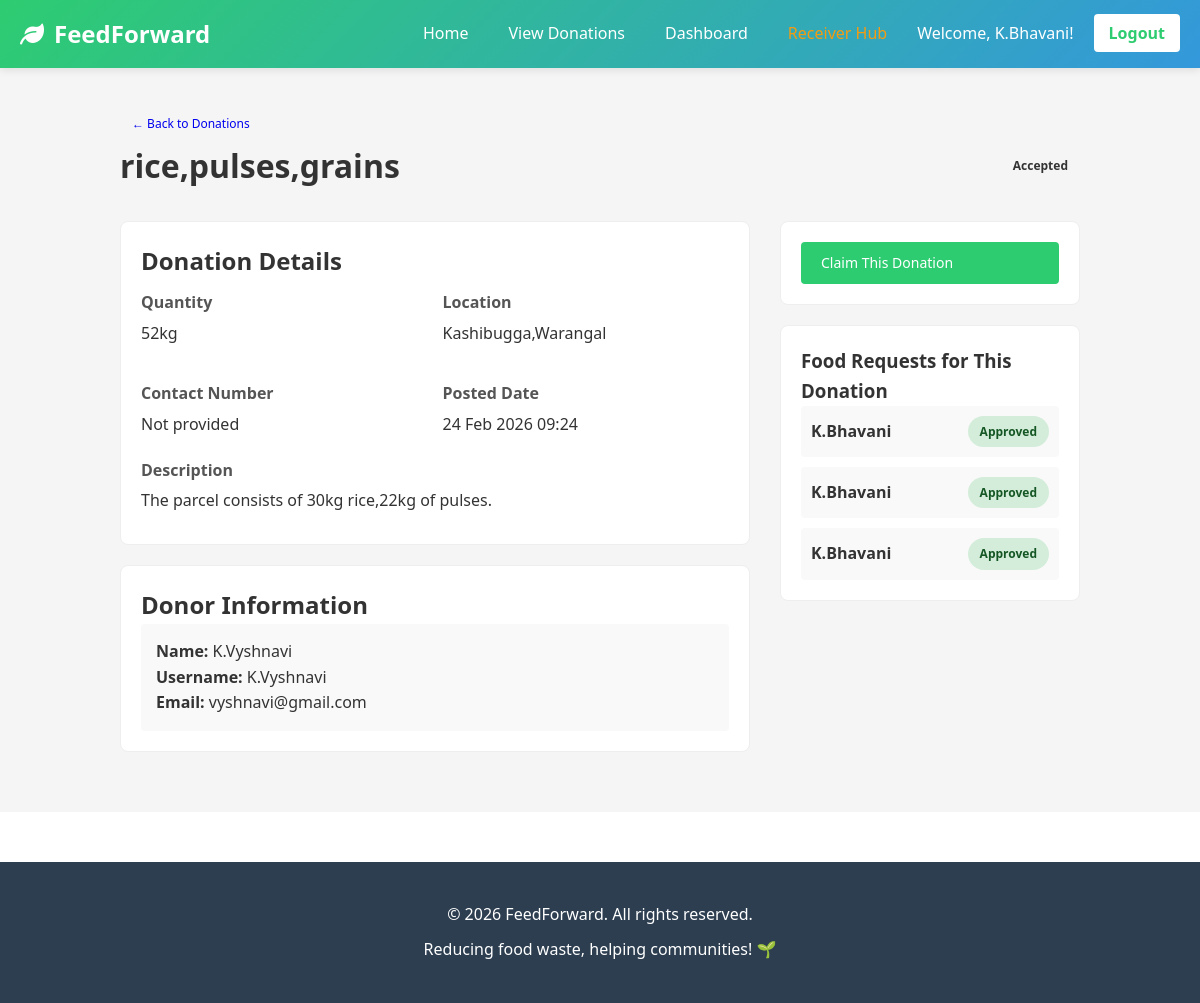
Screenshot of /donations/1/ (signed in) with the database file from the repository.
### foodapp/models.py (models this page shows, shortened)
class Donation(models.Model):
    STATUS_CHOICES = [
        ('Pending', 'Pending'),
        ('Claimed', 'Claimed'),
        ('Accepted', 'Accepted'),
        ('Completed', 'Completed'),
    ]
    donor = models.ForeignKey(User, on_delete=models.CASCADE, related_name='donations')
    food_name = models.CharField(max_length=200)
    quantity = models.CharField(max_length=100)
    location = models.CharField(max_length=300)
    contact_number = models.CharField(max_length=15, blank=True, null=True)
    description = models.TextField(blank=True)
    status = models.CharField(max_length=20, choices=STATUS_CHOICES, default='Pending')
    claimed_by = models.ForeignKey(User, on_delete=models.SET_NULL, null=True, blank=True, related_name='claimed_donations')
    created_at = models.DateTimeField(auto_now_add=True)
    class Meta:
        ordering = ['-created_at']

class FoodRequest(models.Model):
    STATUS_CHOICES = [
        ('pending', 'Pending'),
        ('approved', 'Approved'),
        ('rejected', 'Rejected'),
        ('completed', 'Completed'),
    ]
    ngo = models.ForeignKey(User, on_delete=models.CASCADE, related_name='food_requests')
    donation = models.ForeignKey(Donation, on_delete=models.CASCADE, related_name='requests', null=True, blank=True)
    food_type = models.CharField(max_length=200)
    quantity_needed = models.CharField(max_length=100)
    location = models.CharField(max_length=300)
    contact_number = models.CharField(max_length=15, blank=True, null=True)
    status = models.CharField(max_length=20, choices=STATUS_CHOICES, default='pending')
    requested_at = models.DateTimeField(auto_now_add=True)
    updated_at = models.DateTimeField(auto_now=True)
    notes = models.TextField(blank=True)
    class Meta:
        ordering = ['-requested_at']

### foodapp/views.py (the view)
# urls.py: path('donations/<int:id>/', views.donation_detail, name='donation_detail'),
def donation_detail(request, id):
    donation = get_object_or_404(Donation, id=id)
    requests = FoodRequest.objects.filter(donation=donation)
    context = {
        'donation': donation,
        'requests': requests,
    }
    return render(request, 'donation_detail.html', context)

### templates/donation_detail.html (shortened to what this page needs)
{% extends 'base.html' %}
{% block content %}
<div class="donation-detail-container">
    <a href="{% url 'view_donations' %}" class="btn btn-small">&larr; Back to Donations</a>
    <div class="donation-detail-card">
        <div class="detail-header">
            <h1>{{ donation.food_name }}</h1>
            <span class="status-badge status-{{ donation.status }}">
                {{ donation.get_status_display }}
            </span>
        </div>
        <div class="detail-content">
            <div class="detail-main">
                <section class="detail-section">
                    <h2>Donation Details</h2>
                    <div class="detail-grid">
                        <div class="detail-item">
                            <label>Quantity</label>
                            <p>{{ donation.quantity }}</p>
                        </div>
                        <div class="detail-item">
                            <label>Location</label>
                            <p>{{ donation.location }}</p>
                        </div>
                        <div class="detail-item">
                            <label>Contact Number</label>
                            <p>{{ donation.contact_number|default:"Not provided" }}</p>
                        </div>
                        <div class="detail-item">
                            <label>Posted Date</label>
                            <p>{{ donation.created_at|date:"d M Y H:i" }}</p>
                        </div>
                    </div>
                    {% if donation.description %}
                        <div class="detail-item full-width">
                            <label>Description</label>
                            <p>{{ donation.description }}</p>
                        </div>
                    {% endif %}
                </section>
                <section class="detail-section">
                    <h2>Donor Information</h2>
                    <div class="donor-info">
                        <p><strong>Name:</strong> {{ donation.donor.get_full_name|default:donation.donor.username }}</p>
                        <p><strong>Username:</strong> {{ donation.donor.username }}</p>
                        <p><strong>Email:</strong> {{ donation.donor.email }}</p>
                    </div>
                </section>
            </div>
            <aside class="detail-sidebar">
                <div class="action-card">
                    {% if user.is_authenticated %}
                        {% if user == donation.donor %}
                            <p class="info-text">This is your donation</p>
                        {% else %}
                            <a href="{% url 'claim_donation' donation.id %}" class="btn btn-primary btn-block">
                                Claim This Donation
                            </a>
                        {% endif %}
                    {% else %}
                        <p class="info-text">Please <a href="{% url 'login' %}">login</a> to claim this donation.</p>
                    {% endif %}
                </div>
                {% if requests %}
                    <div class="requests-card">
                        <h3>Food Requests for This Donation</h3>
                        <div class="requests-list">
                            {% for request in requests %}
                                <div class="request-item">
                                    <p><strong>{{ request.ngo.username }}</strong></p>
                                    <span class="status-badge status-{{ request.status }}">
                                        {{ request.get_status_display }}
                                    </span>
                                </div>
                            {% endfor %}
                        </div>
                    </div>
                {% endif %}
            </aside>
        </div>
    </div>
</div>
{% endblock %}

### templates/base.html (shortened to what this page needs)
<!DOCTYPE html>
<html lang="en">
<head>
    {% load static %}
    <link rel="stylesheet" href="{% static 'css/style.css' %}">
    <link rel="stylesheet" href="https://cdnjs.cloudflare.com/ajax/libs/font-awesome/6.0.0/css/all.min.css">
</head>
<body>
    <nav class="navbar">
        <div class="nav-container">
            <div class="nav-logo">
                <i class="fas fa-leaf"></i> FeedForward
            </div>
            <ul class="nav-menu">
                <li><a href="{% url 'home' %}">Home</a></li>
                <li><a href="{% url 'view_donations' %}">View Donations</a></li>
                {% if user.is_authenticated %}
                    <li><a href="{% url 'dashboard' %}">Dashboard</a></li>
                    {% if user.ngo_profile %}
                        <li><a href="{% url 'receiver_dashboard' %}" style="color: #f39c12;">Receiver Hub</a></li>
                    {% endif %}
                    <li><span>Welcome, {{ user.username }}!</span></li>
                    <li><a href="{% url 'logout' %}" class="logout-btn">Logout</a></li>
                {% else %}
                    <li><a href="{% url 'login' %}">Login</a></li>
                    <li><a href="{% url 'register' %}" class="register-btn">Register</a></li>
                {% endif %}
            </ul>
        </div>
    </nav>
    <main class="main-content">
        {% block content %}{% endblock %}
    </main>
    <footer class="footer">
        <div class="footer-content">
            <p>&copy; 2026 FeedForward. All rights reserved.</p>
            <p>Reducing food waste, helping communities! 🌱</p>
        </div>
    </footer>
    {% load static %}
</body>
</html>

### static/css/style.css (style rules this page uses)
* { margin: 0; padding: 0; box-sizing: border-box; }
:root { --primary-color: #2ecc71; --secondary-color: #3498db; --danger-color: #e74c3c; --warning-color: #f39c12; --success-color: #27ae60; --text-color: #333; --light-gray: #f5f5f5; --border-color: #ddd; --shadow: 0 2px 8px rgba(0, 0, 0, 0.1); }
body { font-family: 'Segoe UI', Tahoma, Geneva, Verdana, sans-serif; color: var(--text-color); line-height: 1.6; background-color: #fff; }
.navbar { background: linear-gradient(135deg, var(--primary-color), var(--secondary-color)); color: white; padding: 0; box-shadow: var(--shadow); position: sticky; top: 0; z-index: 100; }
.nav-container { max-width: 1200px; margin: 0 auto; display: flex; justify-content: space-between; align-items: center; padding: 15px 20px; }
.nav-logo { font-size: 24px; font-weight: bold; display: flex; align-items: center; gap: 10px; }
.nav-menu { display: flex; list-style: none; gap: 20px; align-items: center; }
.nav-menu a { color: white; text-decoration: none; transition: opacity 0.3s; padding: 5px 10px; }
.register-btn, .logout-btn { background: white; color: var(--primary-color) !important; padding: 8px 15px !important; border-radius: 4px; font-weight: bold; }
.main-content { min-height: calc(100vh - 120px); background: var(--light-gray); padding: 20px 0; }
.btn { display: inline-block; padding: 10px 20px; border-radius: 4px; text-decoration: none; transition: all 0.3s; border: none; cursor: pointer; font-size: 14px; font-weight: 500; }
.btn-primary { background: var(--primary-color); color: white; }
.btn-small { padding: 6px 12px; font-size: 12px; }
.status-badge { padding: 6px 12px; border-radius: 20px; font-size: 12px; font-weight: bold; white-space: nowrap; }
.status-badge.status-approved { background: #d4edda; color: #155724; }
.footer { background: #2c3e50; color: white; padding: 30px 20px; margin-top: 50px; }
.footer-content { max-width: 1200px; margin: 0 auto; text-align: center; }
.footer-content p { margin: 10px 0; }

### templates/donation_detail.html (style rules this page uses)
.donation-detail-container { max-width: 1000px; margin: 0 auto; padding: 20px; }
.detail-header { display: flex; justify-content: space-between; align-items: center; margin-bottom: 30px; }
.detail-header h1 { margin: 0; }
.detail-content { display: grid; grid-template-columns: 1fr 300px; gap: 30px; }
.detail-section { background: white; padding: 20px; border-radius: 8px; margin-bottom: 20px; border: 1px solid #eee; }
.detail-grid { display: grid; grid-template-columns: repeat(2, 1fr); gap: 15px; }
.detail-item { padding: 10px 0; }
.detail-item label { display: block; font-weight: bold; color: #555; margin-bottom: 5px; }
.detail-item p { margin: 0; color: #333; }
.detail-item.full-width { grid-column: 1 / -1; }
.donor-info { background: #f9f9f9; padding: 15px; border-radius: 4px; }
.action-card, .requests-card { background: white; padding: 20px; border-radius: 8px; border: 1px solid #eee; }
.requests-card { margin-top: 20px; }
.requests-list { display: flex; flex-direction: column; gap: 10px; }
.request-item { padding: 10px; background: #f9f9f9; border-radius: 4px; display: flex; justify-content: space-between; align-items: center; }
.request-item p { margin: 0; }
.btn-block { width: 100%; }

### rows the page displays
Donation: food_name "rice,pulses,grains", status "Accepted", quantity "52kg", location "Kashibugga,Warangal", contact_number "Not provided", created_at "24 Feb 2026 09:24", description "The parcel consists of 30kg rice,22kg of pulses.", donor.get_full_name "K.Vyshnavi", donor.username "K.Vyshnavi", donor.email "vyshnavi@gmail.com"
FoodRequest: ngo.username "K.Bhavani", status "Approved"
FoodRequest: ngo.username "K.Bhavani", status "Approved"
FoodRequest: ngo.username "K.Bhavani", status "Approved"

### other values shown
{{ user.username }} "K.Bhavani"
